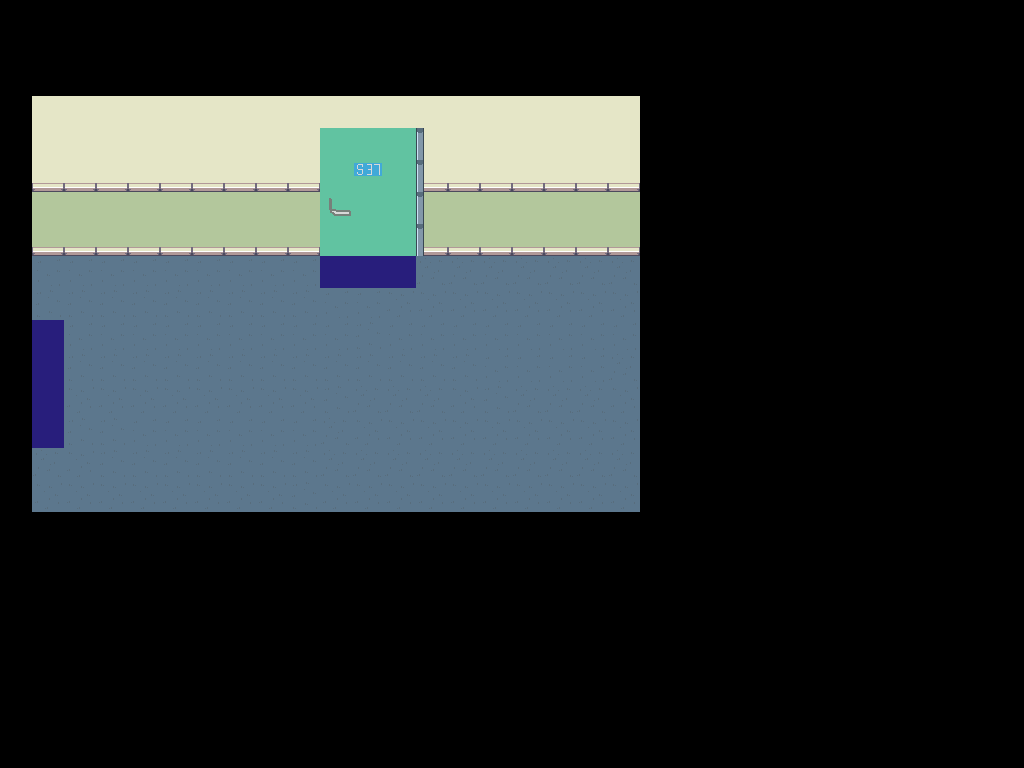

A level layout from a 2D game, rendered from its tile map. Below: a short description, then the map file with tile-grid data replaced by summaries:
An orthogonal 32x24 tile map with 32x32 px tiles, 8 tile layers (sol, vers_sousSolCouloir1, vers_salleS37, noir 99, ...), 6 tilesets.

<map version="1.8" tiledversion="1.8.2" orientation="orthogonal" renderorder="right-down" width="32" height="24" tilewidth="32" tileheight="32" infinite="0" nextlayerid="11" nextobjectid="1">
 <tileset firstgid="1" source="porte.tsx" />
 <tileset firstgid="17" source="couleur.tsx" />
 <tileset firstgid="26" source="test_porte(10).tsx" />
 <tileset firstgid="42" source="Interior.tsx" />
 <tileset firstgid="1066" source="poignet.tsx" />
 <tileset firstgid="1067" source="pixel-cyberpunk-interior.tsx" />
 <layer id="2" name="sol" width="32" height="24">
  <data>[768 cells, 152 non-empty, 4 distinct tile ids]</data>
 </layer>
 <layer id="3" name="vers_sousSolCouloir1" width="32" height="24">
  <data>[768 cells, 4 non-empty, 1 distinct tile ids]</data>
 </layer>
 <layer id="10" name="vers_salleS37" width="32" height="24">
  <data>[768 cells, 3 non-empty, 1 distinct tile ids]</data>
 </layer>
 <layer id="5" name="noir 99" width="32" height="24">
  <data>[768 cells, 616 non-empty, 4 distinct tile ids]</data>
 </layer>
 <layer id="7" name="couleur mur 99" width="32" height="24">
  <data>[768 cells, 95 non-empty, 2 distinct tile ids]</data>
 </layer>
 <layer id="6" name="mur 99" width="32" height="24">
  <data>[768 cells, 32 non-empty, 1 distinct tile ids]</data>
 </layer>
 <layer id="8" name="porte 99" width="32" height="24">
  <data>[768 cells, 12 non-empty, 3 distinct tile ids]</data>
 </layer>
 <layer id="9" name="contour porte 99" width="32" height="24">
  <data>[768 cells, 4 non-empty, 1 distinct tile ids]</data>
 </layer>
</map>
